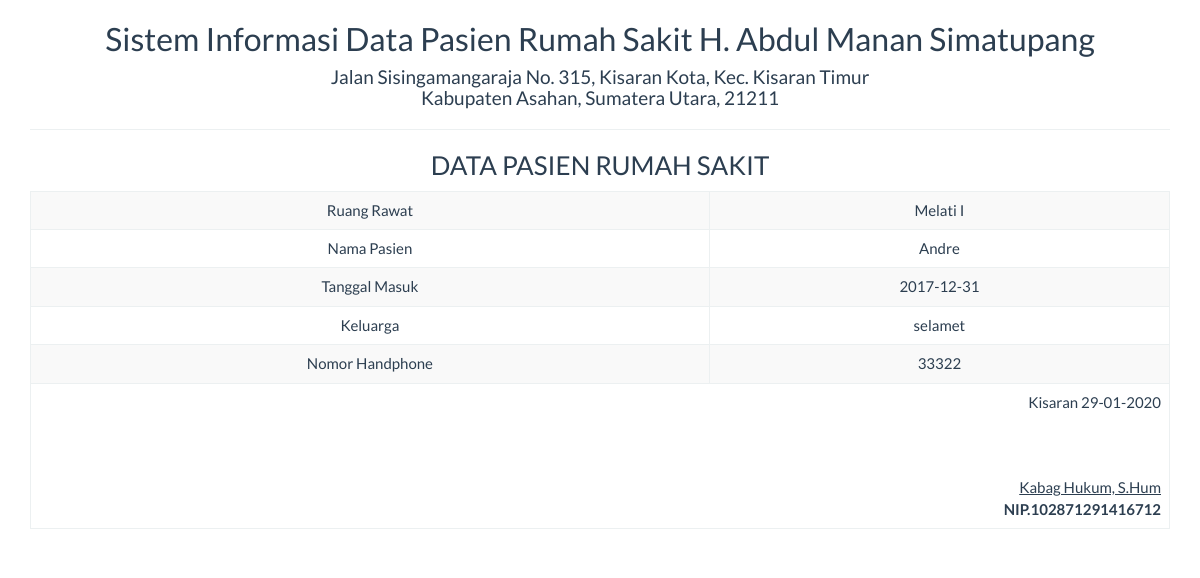
Page /report/peminjaman_satu.php?id=5 on the committed database.
### tables this page shows
CREATE TABLE IF NOT EXISTS `data_pasien` (
  `id` int(5) NOT NULL,
  `ruang_rawat` varchar(30) NOT NULL,
  `no_pasien` varchar(10) NOT NULL,
  `nama_pasien` varchar(50) NOT NULL,
  `no_hp` int(12) NOT NULL,
  `alamat` varchar(100) NOT NULL,
  `keluarga` varchar(50) NOT NULL,
  `tgl_masuk` date NOT NULL,
  `status` varchar(25) NOT NULL,
  `keterangan` varchar(25) NOT NULL
);

### report/peminjaman_satu.php (the view, shortened to what this page needs)
<!DOCTYPE html>
<html>
    <head>
        <link href="../Assets/css/bootstrap.min.css" rel="stylesheet" type="text/css"/>
    </head>
    <body onload="print()">
        <?php
        include '../config/koneksi.php';
        $sql = "SELECT * FROM data_pasien WHERE id='" . $_GET ['id'] . "'";
        $query = mysqli_query($koneksi, $sql) or die("SQL Detail error");
        $data = mysqli_fetch_array($query);
        ?>
        <div class="container">
            <div class='row'>
                <div class="col-sm-12">
                    <div class="text-center">
                        <h2>Sistem Informasi Data Pasien Rumah Sakit H. Abdul Manan Simatupang </h2>
                        <h4>Jalan Sisingamangaraja No. 315, Kisaran Kota, Kec. Kisaran Timur<br> Kabupaten Asahan, Sumatera Utara, 21211</h4>
                        <hr>
                        <h3>DATA PASIEN RUMAH SAKIT</h3>
                        <table class="table table-bordered table-striped table-hover">
                            <tbody>
								<tr>
                                    <td>Ruang Rawat</td> <td><?= $data['ruang_rawat'] ?></td>
                                </tr>
                                <tr>
                                    <td>Nama Pasien</td> <td><?= $data['nama_pasien'] ?></td>
                                </tr>
                                <tr>
                                    <td>Tanggal Masuk</td> <td><?= $data['tgl_masuk'] ?></td>
                                </tr>
                                <tr>
                                    <td>Keluarga</td> <td><?= $data['keluarga'] ?></td>
                                </tr>
								<tr>
                                    <td>Nomor Handphone</td> <td><?= $data['no_hp'] ?></td>
                                </tr>
                            </tbody>
                            <tfoot>
                                <tr>
                                    <td colspan="2" class="text-right">
                                        Kisaran  <?= date("d-m-Y") ?>
                                        <br><br><br><br>
                                        <u>Kabag Hukum, S.Hum<strong></u><br>
                                        NIP.102871291416712
									</td>
								</tr>
							</tfoot>
                        </table>
                    </div>
                </div>
            </div>
    </body>
</html>

### rows in the picture
data_pasien: ruang_rawat "Melati I", nama_pasien "Andre", tgl_masuk "2017-12-31", keluarga "selamet", no_hp "33322"
